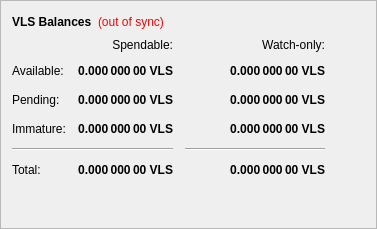
        <widget class="QFrame" name="frame">
         <property name="frameShape">
          <enum>QFrame::StyledPanel</enum>
         </property>
         <property name="frameShadow">
          <enum>QFrame::Raised</enum>
         </property>
         <layout class="QVBoxLayout" name="verticalLayout_4">
          <item>
           <layout class="QHBoxLayout" name="horizontalLayout_4">
            <item>
             <widget class="QLabel" name="label_5">
              <property name="font">
               <font>
                <weight>75</weight>
                <bold>true</bold>
               </font>
              </property>
              <property name="text">
               <string>VLS Balances</string>
              </property>
             </widget>
            </item>
            <item>
             <widget class="QLabel" name="labelWalletStatus">
              <property name="cursor">
               <cursorShape>WhatsThisCursor</cursorShape>
              </property>
              <property name="toolTip">
               <string>The displayed information may be out of date. Your wallet automatically synchronizes with the Veles network after a connection is established, but this process has not completed yet.</string>
              </property>
              <property name="styleSheet">
               <string notr="true">QLabel { color: red; }</string>
              </property>
              <property name="text">
               <string notr="true">(out of sync)</string>
              </property>
              <property name="alignment">
               <set>Qt::AlignLeading|Qt::AlignLeft|Qt::AlignVCenter</set>
              </property>
             </widget>
            </item>
            <item>
             <spacer name="horizontalSpacer_3">
              <property name="orientation">
               <enum>Qt::Horizontal</enum>
              </property>
              <property name="sizeHint" stdset="0">
               <size>
                <width>40</width>
                <height>20</height>
               </size>
              </property>
             </spacer>
            </item>
           </layout>
          </item>
          <item>
           <layout class="QGridLayout" name="gridLayout">
            <property name="spacing">
             <number>12</number>
            </property>
            <item row="2" column="2">
             <widget class="QLabel" name="labelWatchPending">
              <property name="font">
               <font>
                <weight>75</weight>
                <bold>true</bold>
               </font>
              </property>
              <property name="cursor">
               <cursorShape>IBeamCursor</cursorShape>
              </property>
              <property name="toolTip">
               <string>Unconfirmed transactions to watch-only addresses</string>
              </property>
              <property name="text">
               <string notr="true">0.000 000 00 VLS</string>
              </property>
              <property name="alignment">
               <set>Qt::AlignRight|Qt::AlignTrailing|Qt::AlignVCenter</set>
              </property>
              <property name="textInteractionFlags">
               <set>Qt::LinksAccessibleByMouse|Qt::TextSelectableByKeyboard|Qt::TextSelectableByMouse</set>
              </property>
             </widget>
            </item>
            <item row="2" column="1">
             <widget class="QLabel" name="labelUnconfirmed">
              <property name="font">
               <font>
                <weight>75</weight>
                <bold>true</bold>
               </font>
              </property>
              <property name="cursor">
               <cursorShape>IBeamCursor</cursorShape>
              </property>
              <property name="toolTip">
               <string>Total of transactions that have yet to be confirmed, and do not yet count toward the spendable balance</string>
              </property>
              <property name="text">
               <string notr="true">0.000 000 00 VLS</string>
              </property>
              <property name="alignment">
               <set>Qt::AlignRight|Qt::AlignTrailing|Qt::AlignVCenter</set>
              </property>
              <property name="textInteractionFlags">
               <set>Qt::LinksAccessibleByMouse|Qt::TextSelectableByKeyboard|Qt::TextSelectableByMouse</set>
              </property>
             </widget>
            </item>
            <item row="3" column="2">
             <widget class="QLabel" name="labelWatchImmature">
              <property name="font">
               <font>
                <weight>75</weight>
                <bold>true</bold>
               </font>
              </property>
              <property name="cursor">
               <cursorShape>IBeamCursor</cursorShape>
              </property>
              <property name="toolTip">
               <string>Staked or masternode rewards in watch-only addresses that has not yet matured</string>
              </property>
              <property name="text">
               <string notr="true">0.000 000 00 VLS</string>
              </property>
              <property name="alignment">
               <set>Qt::AlignRight|Qt::AlignTrailing|Qt::AlignVCenter</set>
              </property>
              <property name="textInteractionFlags">
               <set>Qt::LinksAccessibleByMouse|Qt::TextSelectableByKeyboard|Qt::TextSelectableByMouse</set>
              </property>
             </widget>
            </item>
            <item row="4" column="0" colspan="2">
             <widget class="Line" name="lineSpendableBalance">
              <property name="orientation">
               <enum>Qt::Horizontal</enum>
              </property>
             </widget>
            </item>
            <item row="4" column="2">
             <widget class="Line" name="lineWatchBalance">
              <property name="sizePolicy">
               <sizepolicy hsizetype="Preferred" vsizetype="Fixed">
                <horstretch>0</horstretch>
                <verstretch>0</verstretch>
               </sizepolicy>
              </property>
              <property name="minimumSize">
               <size>
                <width>140</width>
                <height>0</height>
               </size>
              </property>
              <property name="orientation">
               <enum>Qt::Horizontal</enum>
              </property>
             </widget>
            </item>
            <item row="5" column="0">
             <widget class="QLabel" name="labelTotalText">
              <property name="text">
               <string>Total:</string>
              </property>
             </widget>
            </item>
            <item row="3" column="1">
             <widget class="QLabel" name="labelImmature">
              <property name="font">
               <font>
                <weight>75</weight>
                <bold>true</bold>
               </font>
              </property>
              <property name="cursor">
               <cursorShape>IBeamCursor</cursorShape>
              </property>
              <property name="toolTip">
               <string>Staked or masternode rewards that has not yet matured</string>
              </property>
              <property name="text">
               <string notr="true">0.000 000 00 VLS</string>
              </property>
              <property name="alignment">
               <set>Qt::AlignRight|Qt::AlignTrailing|Qt::AlignVCenter</set>
              </property>
              <property name="textInteractionFlags">
               <set>Qt::LinksAccessibleByMouse|Qt::TextSelectableByKeyboard|Qt::TextSelectableByMouse</set>
              </property>
             </widget>
            </item>
            <item row="2" column="3">
             <spacer name="horizontalSpacer_2">
              <property name="orientation">
               <enum>Qt::Horizontal</enum>
              </property>
              <property name="sizeHint" stdset="0">
               <size>
                <width>40</width>
                <height>20</height>
               </size>
              </property>
             </spacer>
            </item>
            <item row="3" column="0">
             <widget class="QLabel" name="labelImmatureText">
              <property name="text">
               <string>Immature:</string>
              </property>
             </widget>
            </item>
            <item row="5" column="1">
             <widget class="QLabel" name="labelTotal">
              <property name="font">
               <font>
                <weight>75</weight>
                <bold>true</bold>
               </font>
              </property>
              <property name="cursor">
               <cursorShape>IBeamCursor</cursorShape>
              </property>
              <property name="toolTip">
               <string>Your current total balance</string>
              </property>
              <property name="text">
               <string notr="true">0.000 000 00 VLS</string>
              </property>
              <property name="alignment">
               <set>Qt::AlignRight|Qt::AlignTrailing|Qt::AlignVCenter</set>
              </property>
              <property name="textInteractionFlags">
               <set>Qt::LinksAccessibleByMouse|Qt::TextSelectableByKeyboard|Qt::TextSelectableByMouse</set>
              </property>
             </widget>
            </item>
            <item row="5" column="2">
             <widget class="QLabel" name="labelWatchTotal">
              <property name="font">
               <font>
                <weight>75</weight>
                <bold>true</bold>
               </font>
              </property>
              <property name="cursor">
               <cursorShape>IBeamCursor</cursorShape>
              </property>
              <property name="toolTip">
               <string>Current total balance in watch-only addresses</string>
              </property>
              <property name="text">
               <string notr="true">0.000 000 00 VLS</string>
              </property>
              <property name="alignment">
               <set>Qt::AlignRight|Qt::AlignTrailing|Qt::AlignVCenter</set>
              </property>
              <property name="textInteractionFlags">
               <set>Qt::LinksAccessibleByMouse|Qt::TextSelectableByKeyboard|Qt::TextSelectableByMouse</set>
              </property>
             </widget>
            </item>
            <item row="0" column="2">
             <widget class="QLabel" name="labelWatchonly">
              <property name="text">
               <string>Watch-only:</string>
              </property>
              <property name="alignment">
               <set>Qt::AlignRight|Qt::AlignTrailing|Qt::AlignVCenter</set>
              </property>
             </widget>
            </item>
            <item row="1" column="0">
             <widget class="QLabel" name="labelBalanceText">
              <property name="text">
               <string>Available:</string>
              </property>
             </widget>
            </item>
            <item row="1" column="1">
             <widget class="QLabel" name="labelBalance">
              <property name="font">
               <font>
                <weight>75</weight>
                <bold>true</bold>
               </font>
              </property>
              <property name="cursor">
               <cursorShape>IBeamCursor</cursorShape>
              </property>
              <property name="toolTip">
               <string>Your current spendable balance</string>
              </property>
              <property name="text">
               <string notr="true">0.000 000 00 VLS</string>
              </property>
              <property name="alignment">
               <set>Qt::AlignRight|Qt::AlignTrailing|Qt::AlignVCenter</set>
              </property>
              <property name="textInteractionFlags">
               <set>Qt::LinksAccessibleByMouse|Qt::TextSelectableByKeyboard|Qt::TextSelectableByMouse</set>
              </property>
             </widget>
            </item>
            <item row="1" column="2">
             <widget class="QLabel" name="labelWatchAvailable">
              <property name="font">
               <font>
                <weight>75</weight>
                <bold>true</bold>
               </font>
              </property>
              <property name="cursor">
               <cursorShape>IBeamCursor</cursorShape>
              </property>
              <property name="toolTip">
               <string>Your current balance in watch-only addresses</string>
              </property>
              <property name="text">
               <string notr="true">0.000 000 00 VLS</string>
              </property>
              <property name="alignment">
               <set>Qt::AlignRight|Qt::AlignTrailing|Qt::AlignVCenter</set>
              </property>
              <property name="textInteractionFlags">
               <set>Qt::LinksAccessibleByMouse|Qt::TextSelectableByKeyboard|Qt::TextSelectableByMouse</set>
              </property>
             </widget>
            </item>
            <item row="2" column="0">
             <widget class="QLabel" name="labelPendingText">
              <property name="text">
               <string>Pending:</string>
              </property>
             </widget>
            </item>
            <item row="0" column="1">
             <widget class="QLabel" name="labelSpendable">
              <property name="text">
               <string>Spendable:</string>
              </property>
              <property name="alignment">
               <set>Qt::AlignRight|Qt::AlignTrailing|Qt::AlignVCenter</set>
              </property>
             </widget>
            </item>
           </layout>
          </item>
          <item>
           <spacer name="verticalSpacer_4">
            <property name="orientation">
             <enum>Qt::Vertical</enum>
            </property>
            <property name="sizeHint" stdset="0">
             <size>
              <width>20</width>
              <height>40</height>
             </size>
            </property>
           </spacer>
          </item>
         </layout>
        </widget>
